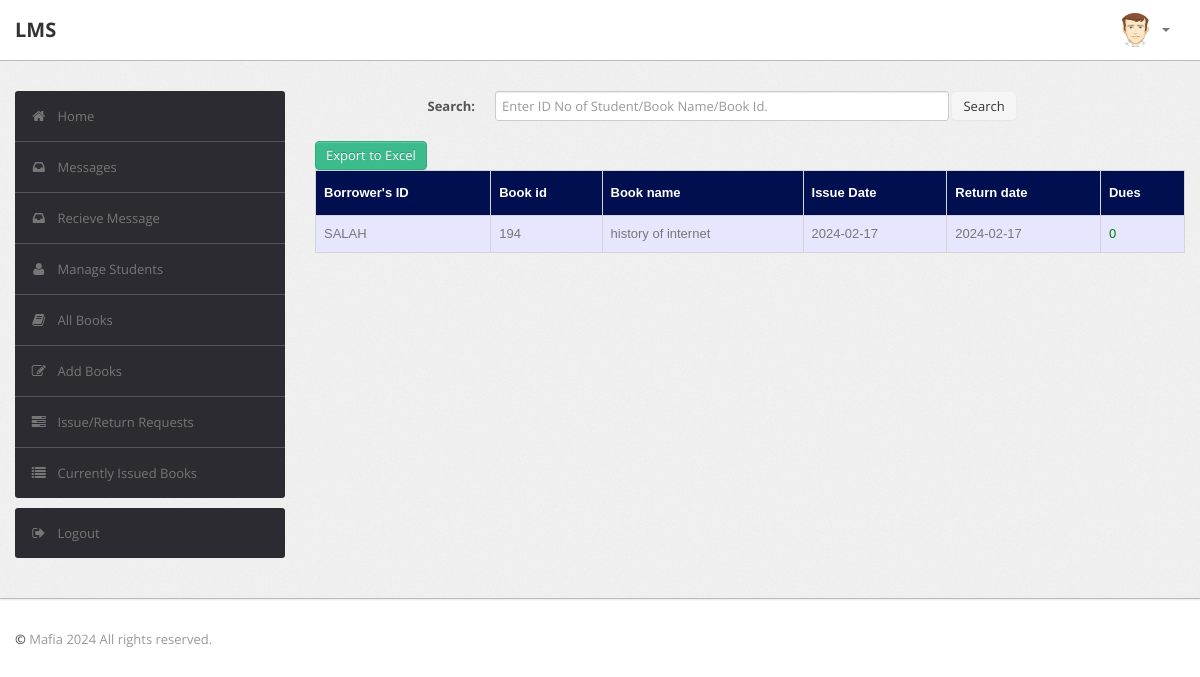
Page /staff/pre.php (signed in) on the committed database.
### tables this page shows
CREATE TABLE `record` (
  `id` int(11) NOT NULL,
  `RollNo` varchar(255) NOT NULL,
  `BookId` int(255) NOT NULL,
  `Date_of_Issue` date NOT NULL,
  `Due_Date` date NOT NULL,
  `Date_of_Return` date NOT NULL,
  `Dues` int(255) NOT NULL,
  `Renewals_left` int(255) NOT NULL,
  `Time` time NOT NULL
);

CREATE TABLE `book` (
  `BookId` int(10) NOT NULL,
  `Section` varchar(255) NOT NULL,
  `Subject` varchar(50) DEFAULT NULL,
  `Textbook` varchar(255) NOT NULL,
  `Volume` varchar(255) DEFAULT NULL,
  `Year` varchar(50) DEFAULT NULL,
  `Availability` int(10) DEFAULT NULL,
  `Author` varchar(255) NOT NULL,
  `ISBN` varchar(255) NOT NULL,
  `Status` varchar(255) DEFAULT NULL
);

### staff/pre.php (the view, shortened to what this page needs)
<?php
require('dbconn.php');
?>
<?php
$rollno = $_SESSION['RollNo'];
                                $sql="select * from LMS.user where RollNo='$rollno'";
                                $result=$conn->query($sql);
                                $row=$result->fetch_assoc();
if ($type =$row['Type'] !== 'librarian') {
    ?>
<!DOCTYPE html>
<html lang="en">
    <head>
        <link type="text/css" href="bootstrap/css/bootstrap.min.css" rel="stylesheet">
        <link type="text/css" href="bootstrap/css/bootstrap-responsive.min.css" rel="stylesheet">
        <link type="text/css" href="css/theme.css" rel="stylesheet">
        <link type="text/css" href="images/icons/css/font-awesome.css" rel="stylesheet">
    </head>
    <body>
        <div class="navbar navbar-fixed-top">
            <div class="navbar-inner">
                <div class="container">
                        <a class="brand" href="index.php">LMS </a>
                    <div class="nav-collapse collapse navbar-inverse-collapse">
                        <ul class="nav pull-right">
                            <li class="nav-user dropdown"><a href="#" class="dropdown-toggle" data-toggle="dropdown">
                                <img src="images/user.png" class="nav-avatar" />
                                <b class="caret"></b></a>
                            </li>
                        </ul>
                    </div>
                </div>
            </div>
        </div>
        <div class="wrapper">
            <div class="container">
                <div class="row">
                    <div class="span3">
                        <div class="sidebar">
                          <ul class="widget widget-menu unstyled">
                                <li class="active"><a href="index.php"><i class="menu-icon icon-home"></i>Home
                                </a></li>
                                 <li><a href="message.php"><i class="menu-icon icon-inbox"></i>Messages</a>
                                </li>
                                <li><a href="recieve.php"><i class="menu-icon icon-inbox"></i>Recieve Message</a>
                                </li>
                                <li><a href="student.php"><i class="menu-icon icon-user"></i>Manage Students </a>
                                </li>
                                <li><a href="book.php"><i class="menu-icon icon-book"></i>All Books </a></li>
                                <li><a href="addbook.php"><i class="menu-icon icon-edit"></i>Add Books </a></li>
                                <li><a href="requests.php"><i class="menu-icon icon-tasks"></i>Issue/Return Requests </a></li>
                                <li><a href="current.php"><i class="menu-icon icon-list"></i>Currently Issued Books </a></li>
                            </ul>
                            <ul class="widget widget-menu unstyled">
                                <li><a href="logout.php"><i class="menu-icon icon-signout"></i>Logout </a></li>
                            </ul>
                        </div>
                    </div>
                    <div class="span9">
                        <form class="form-horizontal row-fluid" action="current.php" method="post">
                                        <div class="control-group">
                                            <label class="control-label" for="Search"><b>Search:</b></label>
                                            <div class="controls">
                                                <input type="text" id="title" name="title" placeholder="Enter ID No of Student/Book Name/Book Id." class="span8" required>
                                                <button type="submit" name="submit"class="btn">Search</button>
                                            </div>
                                        </div>
                                    </form>
                                    <br>
                                    <?php
                                    if(isset($_POST['submit']))
                                        {$s=$_POST['title'];
                                        $sql="select record.BookId,id,RollNo,Textbook,Due_Date,Date_of_Issue,datediff(curdate(),Due_Date) as x from LMS.record,LMS.book where (Date_of_Issue and Date_of_Return  and book.Bookid = record.BookId) and (RollNo='$s' or record.BookId='$s' or Textbook like '%$s%')";
                                        }
                                    else
                                        $sql="select record.BookId,id,RollNo,Textbook,Date_of_Return,Date_of_Issue,datediff(curdate(),Due_Date) as x from LMS.record,LMS.book where Date_of_Issue and Date_of_Return and book.Bookid = record.BookId";
                                    $result=$conn->query($sql);
                                    $rowcount=mysqli_num_rows($result);
                                    if(!($rowcount))
                                        echo "<br><center><h2><b><i>No Results</i></b></h2></center>";
                                    else
                                    {
                                    ?>
                                      <form action="excel2.php" method="post" style="float: left;">
                                    <input type="submit" name="export_excel" class="btn btn-success" value="Export to Excel">
                                </form>
                        <table class="table" id = "tables">
                                  <thead>
                                    <tr>
                                      <th>Borrower's ID</th>
                                      <th>Book id</th>
                                      <th>Book name</th>
                                      <th>Issue Date</th>
                                      <th>Return date</th>
                                      <th>Dues</th>
                                    </tr>
                                  </thead>
                                  <tbody>
                                <?php
                            while($row=$result->fetch_assoc())
                            {
                                $rollno=$row['RollNo'];
                                $bookid=$row['BookId'];
                                $name=$row['Textbook'];
                                $issuedate=$row['Date_of_Issue'];
                                $duedate=$row['Date_of_Return'];
                                 $dues=$row['x'];
                            ?>
                                    <tr>
                                      <td><?php echo strtoupper($rollno) ?></td>
                                      <td><?php echo $bookid ?></td>
                                      <td><?php echo $name ?></td>
                                      <td><?php echo $issuedate ?></td>
                                      <td><?php echo $duedate ?></td>
                                      <td><?php if($dues > 0)
                                                  echo "<font color='red'>".$dues."</font>";
                                                else
                                                  echo "<font color='green'>0</font>";
                                              ?>
                                    </tr>
                            <?php }} ?>
                                    </tbody>
                                </table>
                    </div>
                </div>
            </div>
        </div>
<div class="footer">
            <div class="container">
                <b class="copyright">&copy; </b> Mafia 2024 All rights reserved.
            </div>
        </div>
    </body>
</html>
<?php }
else {
    echo "<script type='text/javascript'>alert('Access Denied!!!')</script>";
} ?>

### staff/css/theme.css (style rules this page uses)
#tables { font-family: "Trebuchet MS", Arial, Helvetica, sans-serif; border-collapse: collapse; width: 100%; }
#tables td, #tables th { border: 1px solid #ddd; padding: 8px; }
#tables tr:nth-child(odd) { background-color: #e6e6ff; }
#tables th { padding-top: 12px; padding-bottom: 12px; text-align: left; background-color: #000F50; color: white; }
body { font-size: 13px; font-family: 'Open Sans', Arial, sans-serif; background: #fff; color: #777 }
strong, b { color: #555 }
.wrapper { background: url(../images/bg.png) #eee; border-bottom: 1px solid #bbb; -webkit-box-shadow: 0 1px 2px rgba(0,0,0,0.1); -moz-box-shadow: 0 1px 2px rgba(0,0,0,0.1); box-shadow: 0 1px 2px rgba(0,0,0,0.1); padding: 30px 0 }
.footer { color: #999; padding: 30px 0 60px }
form { margin: 0 }
select, textarea, input[type="text"], input[type="password"], input[type="datetime"], input[type="datetime-local"], input[type="date"], input[type="month"], input[type="time"], input[type="week"], input[type="number"], input[type="email"], input[type="url"], input[type="search"], input[type="tel"], input[type="color"], .uneditable-input, label, input, button, select, textarea { -webkit-border-radius: 3px; -moz-border-radius: 3px; border-radius: 3px; font-size: 13px; font-family: 'Open Sans', Tahoma, Arial, sans-serif }
body [class^="icon-"], body [class*=" icon-"] { font-size: 14px; line-height: 20px; height: 20px }
.form-horizontal .control-group, .form-vertical .control-group { margin-bottom: 0 }
.navbar { position: static!important; margin: 0!important }
.navbar .navbar-inner { background: #fff; border-bottom: 1px solid #bbb; -webkit-box-shadow: 0 1px 2px rgba(0,0,0,0.15); -moz-box-shadow: 0 1px 2px rgba(0,0,0,0.15); box-shadow: 0 1px 2px rgba(0,0,0,0.15) }
.navbar .brand { color: #333; font-weight: bold; font-size: 20px; margin-right: 20px; padding: 20px }
.navbar .nav>li>a { padding: 20px 15px; font-weight: bold; color: #777 }
.nav-user>a { height: 20px }
.nav-avatar { width: 34px; height: 34px; margin: -7px 5px 0 0; -webkit-border-radius: 50%; -moz-border-radius: 50%; border-radius: 50% }
.btn, .btn-box { -webkit-border-radius: 3px; -moz-border-radius: 3px; border-radius: 3px }
.btn { font-size: 13px; font-weight: 600 }
.btn { display: inline-block; margin-bottom: 0; font-weight: 400; text-align: center; vertical-align: middle; cursor: pointer; background-image: none; border: 1px solid transparent; white-space: nowrap; padding: 4px 10px; font-size: 13px; line-height: 1.42857; border-radius: 4px; -webkit-user-select: none; -moz-user-select: none; -ms-user-select: none; user-select: none }
.btn-success { color: #fff; background-color: #3cbc8d; border-color: #36a97f }
.table { margin-bottom: 0 }
.table th, .table td { border-color: #d5d5d5!important }
.widget-menu { background: #fff; -webkit-border-radius: 3px; -moz-border-radius: 3px; border-radius: 3px; overflow: hidden }
.widget-menu a { color: #555; display: block; line-height: 20px; padding: 15px; text-decoration: none!important }
.widget-menu .menu-icon { margin-right: 10px; color: #767676; -webkit-transition: all .2s ease-in-out; -moz-transition: all .2s ease-in-out; transition: all .2s ease-in-out; }
.widget-menu>li+li { border-top: 1px solid #555 }
.widget-menu>li>a { background-color: #2d2b32; color: #767676; -webkit-transition: all .2s ease-in-out; -moz-transition: all .2s ease-in-out; transition: all .2s ease-in-out; }

### rows in the picture
record: RollNo "SALAH", BookId "194", BookId.Textbook "history of internet", Date_of_Issue "2024-02-17", Date_of_Return "2024-02-17"
